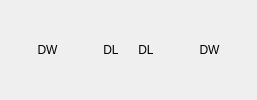
     <widget class="QWidget" name="widget_14" native="true">
      <layout class="QHBoxLayout" name="horizontalLayout_13">
       <item>
        <widget class="QLabel" name="board_label12_0">
         <property name="styleSheet">
          <string notr="true">background-color:&quot;green&quot;
</string>
         </property>
         <property name="text">
          <string/>
         </property>
         <property name="alignment">
          <set>Qt::AlignCenter</set>
         </property>
        </widget>
       </item>
       <item>
        <widget class="QLabel" name="board_label12_1">
         <property name="styleSheet">
          <string notr="true">background-color:&quot;green&quot;
</string>
         </property>
         <property name="text">
          <string/>
         </property>
         <property name="alignment">
          <set>Qt::AlignCenter</set>
         </property>
        </widget>
       </item>
       <item>
        <widget class="QLabel" name="board_label12_2">
         <property name="styleSheet">
          <string notr="true">background-color:&quot;#ffdead&quot;
</string>
         </property>
         <property name="text">
          <string>DW</string>
         </property>
         <property name="alignment">
          <set>Qt::AlignCenter</set>
         </property>
        </widget>
       </item>
       <item>
        <widget class="QLabel" name="board_label12_3">
         <property name="styleSheet">
          <string notr="true">background-color:&quot;green&quot;
</string>
         </property>
         <property name="text">
          <string/>
         </property>
         <property name="alignment">
          <set>Qt::AlignCenter</set>
         </property>
        </widget>
       </item>
       <item>
        <widget class="QLabel" name="board_label12_4">
         <property name="styleSheet">
          <string notr="true">background-color:&quot;green&quot;
</string>
         </property>
         <property name="text">
          <string/>
         </property>
         <property name="alignment">
          <set>Qt::AlignCenter</set>
         </property>
        </widget>
       </item>
       <item>
        <widget class="QLabel" name="board_label12_5">
         <property name="styleSheet">
          <string notr="true">background-color:&quot;green&quot;
</string>
         </property>
         <property name="text">
          <string/>
         </property>
         <property name="alignment">
          <set>Qt::AlignCenter</set>
         </property>
        </widget>
       </item>
       <item>
        <widget class="QLabel" name="board_label12_6">
         <property name="styleSheet">
          <string notr="true">background-color:&quot;lightblue&quot;
</string>
         </property>
         <property name="text">
          <string>DL</string>
         </property>
         <property name="alignment">
          <set>Qt::AlignCenter</set>
         </property>
        </widget>
       </item>
       <item>
        <widget class="QLabel" name="board_label12_7">
         <property name="styleSheet">
          <string notr="true">background-color:&quot;green&quot;
</string>
         </property>
         <property name="text">
          <string/>
         </property>
         <property name="alignment">
          <set>Qt::AlignCenter</set>
         </property>
        </widget>
       </item>
       <item>
        <widget class="QLabel" name="board_label12_8">
         <property name="styleSheet">
          <string notr="true">background-color:&quot;lightblue&quot;
</string>
         </property>
         <property name="text">
          <string>DL</string>
         </property>
         <property name="alignment">
          <set>Qt::AlignCenter</set>
         </property>
        </widget>
       </item>
       <item>
        <widget class="QLabel" name="board_label12_9">
         <property name="styleSheet">
          <string notr="true">background-color:&quot;green&quot;
</string>
         </property>
         <property name="text">
          <string/>
         </property>
         <property name="alignment">
          <set>Qt::AlignCenter</set>
         </property>
        </widget>
       </item>
       <item>
        <widget class="QLabel" name="board_label12_10">
         <property name="styleSheet">
          <string notr="true">background-color:&quot;green&quot;
</string>
         </property>
         <property name="text">
          <string/>
         </property>
         <property name="alignment">
          <set>Qt::AlignCenter</set>
         </property>
        </widget>
       </item>
       <item>
        <widget class="QLabel" name="board_label12_11">
         <property name="styleSheet">
          <string notr="true">background-color:&quot;green&quot;
</string>
         </property>
         <property name="text">
          <string/>
         </property>
         <property name="alignment">
          <set>Qt::AlignCenter</set>
         </property>
        </widget>
       </item>
       <item>
        <widget class="QLabel" name="board_label12_12">
         <property name="styleSheet">
          <string notr="true">background-color:&quot;#ffdead&quot;
</string>
         </property>
         <property name="text">
          <string>DW</string>
         </property>
         <property name="alignment">
          <set>Qt::AlignCenter</set>
         </property>
        </widget>
       </item>
       <item>
        <widget class="QLabel" name="board_label12_13">
         <property name="styleSheet">
          <string notr="true">background-color:&quot;green&quot;
</string>
         </property>
         <property name="text">
          <string/>
         </property>
         <property name="alignment">
          <set>Qt::AlignCenter</set>
         </property>
        </widget>
       </item>
       <item>
        <widget class="QLabel" name="board_label12_14">
         <property name="styleSheet">
          <string notr="true">background-color:&quot;green&quot;
</string>
         </property>
         <property name="text">
          <string/>
         </property>
         <property name="alignment">
          <set>Qt::AlignCenter</set>
         </property>
        </widget>
       </item>
      </layout>
     </widget>
